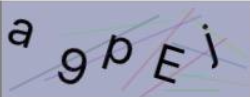
#> input picture pic/verifiedCode1.png, 250 x 97 px
$ python L13_FindLine.py
#> lines starting #> are read from the running program, lines starting #| are printed output that depends on the picture; after the words box and inside, x2 and y2 are one past the last pixel; in counts of white or black regions, pixels touching at a corner belong together
#找水平和垂直直线

import cv2 as cv
import numpy as np

import pytesseract
from PIL import Image
# src Img
# src = cv.imread("./pic/LineBW.jpg")
src = cv.imread("./pic/verifiedCode1.png")
#> src is the input picture: shape (97, 250, 3); mean B, G, R 181.9, 157.9, 155.1


# gray Img
grayImg = cv.cvtColor(src,cv.COLOR_BGR2GRAY)
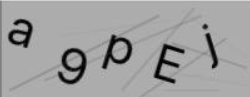
#> grayImg: shape (97, 250); min 1, max 213, mean 159.8
cv.imshow("grayImg",grayImg)

# binnery Img
binImg = cv.adaptiveThreshold(grayImg,255,cv.ADAPTIVE_THRESH_GAUSSIAN_C,cv.THRESH_BINARY,15,-2)
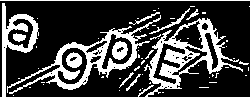
#> binImg: shape (97, 250); 26.1% white; 61 white regions (46 under 20 px), largest, box (x1, y1, x2, y2) and area: (144, 18, 243, 97) 2124, (7, 15, 161, 94) 1965, (2, 3, 39, 97) 959
cv.imshow("binImg",binImg)

ksize1 = ((int)(np.shape(src)[0]/16),1)
#> ksize1 = (6, 1)
ksize2 = (1,(int)(np.shape(src)[1]/16))
#> ksize2 = (1, 15)
hline = cv.getStructuringElement(cv.MORPH_RECT,ksize1,(-1,-1))
#> hline = [[1, 1, 1, 1, 1, 1]]
vline = cv.getStructuringElement(cv.MORPH_RECT,ksize2,(-1,-1))

# [13 lines of commented-out code are left out]
kernel = cv.getStructuringElement(cv.MORPH_RECT,(3,3))
ErodeDilate_vercode = cv.morphologyEx(binImg,cv.MORPH_OPEN,kernel)
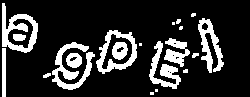
#> ErodeDilate_vercode: shape (97, 250); 18.7% white; 20 white regions (7 under 20 px), largest, box (x1, y1, x2, y2) and area: (52, 42, 95, 90) 771, (2, 3, 38, 53) 746, (96, 30, 137, 74) 637
cv.bitwise_not(ErodeDilate_vercode,ErodeDilate_vercode)

cv.imshow("verified code recognize",ErodeDilate_vercode)


cv.waitKey(0)
